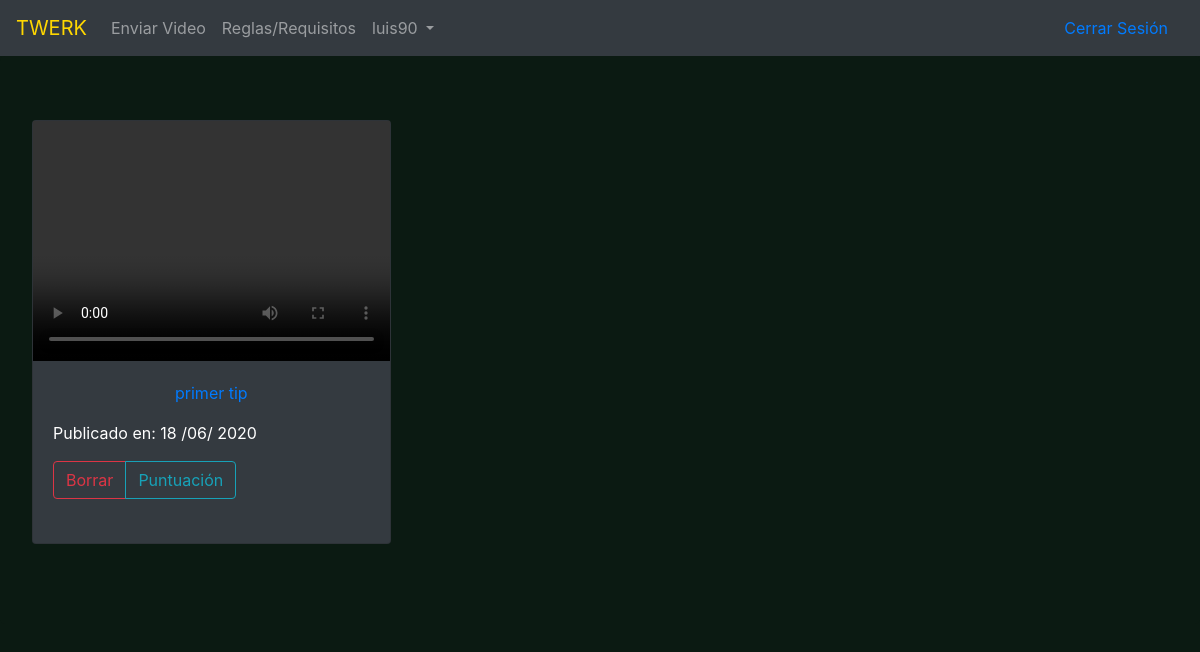
The page /by/luis90/ (signed in) on the database its author committed.
### tip/models.py (models this page shows, shortened)
class MakeTip(models.Model):
    author = models.ForeignKey(User, related_name='tips', on_delete=models.CASCADE)
    title = models.CharField(max_length=63)
    post_pic = models.FileField(upload_to='media', blank=True, help_text='Selecciona video')
    creativity = models.IntegerField(default=0, null=True)
    sexy = models.IntegerField(default=0, null=True)
    quality = models.IntegerField(default=0, null=True)
    outfit = models.IntegerField(default=0, null=True)
    created_date = models.DateTimeField(default=timezone.now)

### tip/views.py (the view)
# urls.py: url(r'^by/(?P<username>[-\w]+)/$', views.UserTips.as_view(), name='for_user'),
class UserTips(ListView, LoginRequiredMixin):
    context_object_name = 'post_list'
    model = MakeTip
    template_name = 'tip/user_tip_list.html'
    def get_queryset(self):
        try:
            self.post_user = User.objects.prefetch_related('tips').get(username__iexact=self.kwargs.get('username'))
        except User.DoesNotExist:
            raise Http404
        else:
            return self.post_user.tips.all()
    def get_context_data(self, **kwargs):
        context = super().get_context_data(**kwargs)
        context['post_user'] = self.post_user
        return context

### tip/templates/tip/user_tip_list.html (shortened to what this page needs)
<!DOCTYPE html>
{% extends "main.html" %}
{% block body_block %}
<div class="jumbotron main_wrapper_jumbotron">
    <div class="row">
        {% if post_list %}
            {% for post in post_list %}
            <div class="col-lg-4">
                <div>
                      <div class="card text-white bg-dark mb-3">
                            {% if post.post_pic %}
                                    <video class="embed-responsive embed-responsive-16by9" width="320" height="240" controls>
                                      <source src="{{ post.post_pic.url }}" type="video/mp4">
                                    </video>
                                <div class="card-body">
                                    <p class="text-center"><a href="{% url 'tips:tip_detail' pk=post.id %}">{{ post.title }}</a></p>
                                    <p class="card-text">Publicado en: {{post.created_date|date:"d /m/ Y"}}</p>
                                    <div class="card-text">
                                        <div class="btn-group" role="group" aria-label="Basic example">
                                        {% if user.is_authenticated and post.author == user %}
                                            <a href="{% url 'tips:tip_remove' pk=post.pk%}" class="btn btn-outline-danger">Borrar</a>
                                            <a href="{% url 'tips:tip_detail' pk=post.id %}" class="btn btn-outline-info">Puntuación</a>
                                        {% endif %}
                                        </div>
                                    </div>
                                    <br>
                                </div>
                        {% endif %}
                        </div>
                </div>
            </div>
            {% endfor %}
        {% endif %}
    </div>
</div>
{% endblock %}

### templates/main.html (shortened to what this page needs)
<!DOCTYPE html>
{% load static %}
{% load bootstrap4 %}
<html lang="en">
<head>
    <link rel="stylesheet" href="{% static 'css/main_style.css' %}"/>
<link rel="stylesheet" href="https://stackpath.bootstrapcdn.com/bootstrap/4.1.3/css/bootstrap.min.css">
</head>
<body class="main_wrapper_jumbotron">
<nav class="navbar navbar-expand-lg navbar-dark bg-dark">
    {% if user.is_authenticated %}
    <a class="navbar-brand" href="{% url 'tips:list'%}" style="color: gold">
    TWERK
    </a>
        <div class="navbar-collapse collapse" id="collapsingNavbarXs">
            <ul class="navbar-nav mr-auto">
                <li class="nav-item">
                    <a class="nav-link" href="{% url 'tips:create_tip'%}" >Enviar Video</a>
                </li>
                <li class="nav-item">
                    <a class="nav-link" href="{% url 'tips:reglas'%}" >Reglas/Requisitos</a>
                </li>
                <li class="nav-item dropdown">
                    <a class="nav-link dropdown-toggle" href="#" id="navbarDropdown" role="button" data-toggle="dropdown" aria-haspopup="true" aria-expanded="false">
                    {{ request.user }}
                    </a>
                </li>
            </ul>
                    <a class="nav-link" href="{% url 'logout'%}" >Cerrar Sesión</a>
        </div>
    {% else %}
            <a class="nav-link" href="{% url 'login'%}">Iniciar Sesión</a>
            <a class="nav-link" href="{% url 'accounts:registration'%}">Registrarse</a>
    {% endif %}
</nav>
{% block body_block %}
{% endblock %}
</body>
</html>

### accounts/static/css/main_style.css (style rules this page uses)
.main_wrapper_jumbotron { background-color: #0B1A12 !important; }

### rows shown on the page
MakeTip: title "primer tip", created_date "18 /06/ 2020", shows "Borrar"

### other values the page prints
{{ request.user }} "luis90"
